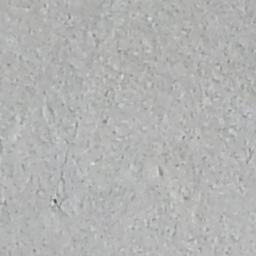
#> input picture Decks/Cracked/7001-151.jpg, 256 x 256 px; its folder holds only this picture in this run
$ python 01_data_analysis.py
#> lines starting #> are read from the running program, lines starting #| are printed output that depends on the picture
"""
SDNET2018 Dataset Analysis and Visualization
This script analyzes the dataset structure and visualizes sample images
"""

import os
import matplotlib.pyplot as plt
import numpy as np
from PIL import Image
from collections import defaultdict
import random

# Set random seed for reproducibility
random.seed(42)
np.random.seed(42)

def analyze_dataset_structure(base_path='.'):
    """Analyze the dataset structure and count images"""
#> in analyze_image_properties, img is the input picture: PIL image 256x256 RGB; mean R, G, B 178.9, 179.5, 178.8

    categories = ['Decks', 'Pavements', 'Walls']
    classes = ['Cracked', 'Non-cracked']

    dataset_info = defaultdict(dict)

    print("=" * 60)
    print("SDNET2018 Dataset Analysis")
    print("=" * 60)

    total_images = 0

    for category in categories:
        print(f"\n{category}:")
        print("-" * 40)
        category_total = 0

        for class_name in classes:
            path = os.path.join(base_path, category, class_name)

            if os.path.exists(path):
                images = [f for f in os.listdir(path) if f.endswith('.jpg')]
                count = len(images)
                dataset_info[category][class_name] = {
                    'count': count,
                    'path': path,
                    'images': images
                }

                print(f"  {class_name:15s}: {count:6d} images")
                category_total += count
                total_images += count
            else:
                print(f"  {class_name:15s}: Path not found")
                dataset_info[category][class_name] = {
                    'count': 0,
                    'path': path,
                    'images': []
                }

        print(f"  {'Total':15s}: {category_total:6d} images")

    print("\n" + "=" * 60)
    print(f"TOTAL DATASET SIZE: {total_images:,} images")
    print("=" * 60)

    return dataset_info


def visualize_samples(dataset_info, samples_per_class=3):
    """Visualize sample images from each category and class"""
#> called with samples_per_class = 3

    categories = ['Decks', 'Pavements', 'Walls']
    classes = ['Cracked', 'Non-cracked']

    fig, axes = plt.subplots(len(categories), len(classes) * samples_per_class,
                             figsize=(15, 9))

    fig.suptitle('SDNET2018 Dataset Sample Images', fontsize=16, fontweight='bold')

    for cat_idx, category in enumerate(categories):
        for class_idx, class_name in enumerate(classes):
            info = dataset_info[category][class_name]

            if info['count'] > 0:
                # Randomly select sample images
                sample_images = random.sample(info['images'],
                                            min(samples_per_class, info['count']))

                for sample_idx, img_name in enumerate(sample_images):
                    img_path = os.path.join(info['path'], img_name)
                    img = Image.open(img_path)

                    col_idx = class_idx * samples_per_class + sample_idx
                    ax = axes[cat_idx, col_idx]

                    ax.imshow(img, cmap='gray')
                    ax.axis('off')

                    # Add title only for the first row
                    if cat_idx == 0:
                        if sample_idx == samples_per_class // 2:
                            ax.set_title(class_name, fontsize=12, fontweight='bold')

                    # Add category label on the left
                    if col_idx == 0:
                        ax.text(-0.1, 0.5, category,
                               transform=ax.transAxes,
                               fontsize=12, fontweight='bold',
                               rotation=90, va='center', ha='right')

    plt.tight_layout()
    plt.savefig('dataset_samples.png', dpi=150, bbox_inches='tight')
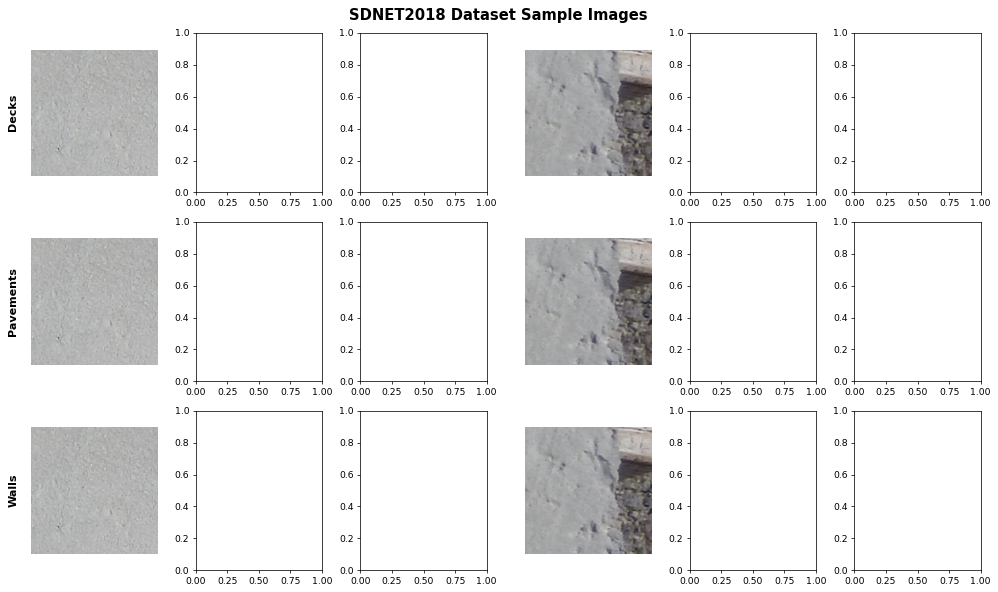
#> figure drawn by matplotlib, 6 panels
    print("\n✓ Sample visualization saved as 'dataset_samples.png'")
    plt.close()


def plot_class_distribution(dataset_info):
    """Plot the distribution of cracked vs non-cracked images"""

    categories = ['Decks', 'Pavements', 'Walls']
    classes = ['Cracked', 'Non-cracked']

    # Prepare data for plotting
    cracked_counts = []
    non_cracked_counts = []

    for category in categories:
        cracked_counts.append(dataset_info[category]['Cracked']['count'])
        non_cracked_counts.append(dataset_info[category]['Non-cracked']['count'])

    # Create bar plot
    x = np.arange(len(categories))
    width = 0.35

    fig, (ax1, ax2) = plt.subplots(1, 2, figsize=(14, 5))

    # Grouped bar chart
    bars1 = ax1.bar(x - width/2, cracked_counts, width, label='Cracked',
                    color='#e74c3c', alpha=0.8)
    bars2 = ax1.bar(x + width/2, non_cracked_counts, width, label='Non-cracked',
                    color='#2ecc71', alpha=0.8)

    ax1.set_xlabel('Category', fontsize=12, fontweight='bold')
    ax1.set_ylabel('Number of Images', fontsize=12, fontweight='bold')
    ax1.set_title('Class Distribution by Category', fontsize=14, fontweight='bold')
    ax1.set_xticks(x)
    ax1.set_xticklabels(categories)
    ax1.legend()
    ax1.grid(axis='y', alpha=0.3)

    # Add value labels on bars
    for bars in [bars1, bars2]:
        for bar in bars:
            height = bar.get_height()
            ax1.text(bar.get_x() + bar.get_width()/2., height,
                    f'{int(height):,}',
                    ha='center', va='bottom', fontsize=9)

    # Pie chart for overall distribution
    total_cracked = sum(cracked_counts)
    total_non_cracked = sum(non_cracked_counts)

    colors = ['#e74c3c', '#2ecc71']
    explode = (0.05, 0)

    ax2.pie([total_cracked, total_non_cracked],
            labels=['Cracked', 'Non-cracked'],
            autopct='%1.1f%%',
            colors=colors,
            explode=explode,
            shadow=True,
            startangle=90)
    ax2.set_title('Overall Class Distribution', fontsize=14, fontweight='bold')

    plt.tight_layout()
    plt.savefig('class_distribution.png', dpi=150, bbox_inches='tight')
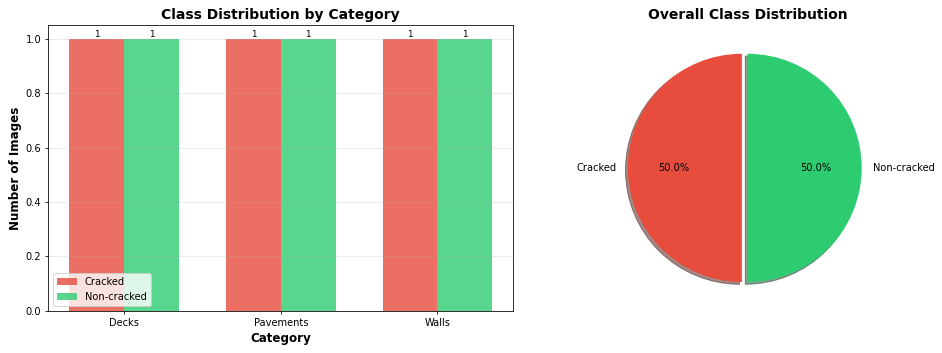
#> figure drawn by matplotlib, 2 panels
    print("✓ Class distribution plot saved as 'class_distribution.png'")
    plt.close()


def analyze_image_properties(dataset_info, num_samples=100):
    """Analyze image properties like size, aspect ratio, etc."""

    print("\n" + "=" * 60)
    print("Image Properties Analysis")
    print("=" * 60)

    categories = ['Decks', 'Pavements', 'Walls']

    all_sizes = []
    all_file_sizes = []

    for category in categories:
        for class_name in ['Cracked', 'Non-cracked']:
            info = dataset_info[category][class_name]

            if info['count'] > 0:
                # Sample random images
                sample_images = random.sample(info['images'],
                                            min(num_samples, info['count']))

                for img_name in sample_images:
                    img_path = os.path.join(info['path'], img_name)

                    # Get image dimensions
                    img = Image.open(img_path)
                    all_sizes.append(img.size)

                    # Get file size
                    file_size = os.path.getsize(img_path) / 1024  # KB
                    all_file_sizes.append(file_size)

    # Analyze dimensions
    widths = [s[0] for s in all_sizes]
    heights = [s[1] for s in all_sizes]

    print(f"\nImage Dimensions (sampled {len(all_sizes)} images):")
    print(f"  Width:  {min(widths)} x {max(widths)} px (avg: {np.mean(widths):.1f})")
    print(f"  Height: {min(heights)} x {max(heights)} px (avg: {np.mean(heights):.1f})")

    print(f"\nFile Size:")
    print(f"  Min:  {min(all_file_sizes):.2f} KB")
    print(f"  Max:  {max(all_file_sizes):.2f} KB")
    print(f"  Avg:  {np.mean(all_file_sizes):.2f} KB")
    print(f"  Total (estimated): {sum(all_file_sizes) * (56000 / len(all_sizes)) / 1024:.2f} MB")

    print("=" * 60)


def main():
    """Main function to run all analyses"""

    print("\n🔍 Starting SDNET2018 Dataset Analysis...\n")

    # Analyze dataset structure
    dataset_info = analyze_dataset_structure()

    # Analyze image properties
    analyze_image_properties(dataset_info)

    # Visualize samples
    print("\n📊 Generating visualizations...")
    visualize_samples(dataset_info, samples_per_class=3)
    plot_class_distribution(dataset_info)

    print("\n✅ Analysis complete!")
    print("\nGenerated files:")
    print("  - dataset_samples.png")
    print("  - class_distribution.png")


if __name__ == "__main__":
    main()
